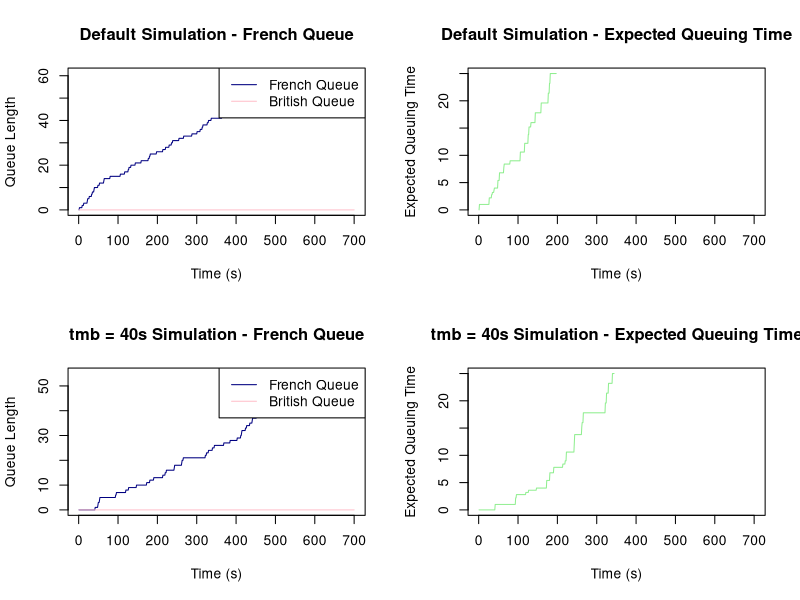

R code for this plot:
#--------------------#
#    Practical 2     #
#--------------------#

# This practical involves simulating the flow of cars through French 
# and British passport control at a French ferry terminal in the context 
# of managing queues. The simulation is designed to model a 2-hour period 
# before a ferry departure.

# Define a function, qsim, with various parameters to simulate the queue system
qsim <- function(mf,mb,a_rate,trb,trf,tmb,tmf,maxb) {
  # Initialize variables for simulation of 2 hours
  # To track the average French and British queue length at each time step
  # And to track the average expected waiting time for a car at the 
  # start of the french queue for each time step
  simulation_time <- 700
  check_in_closing_time <- 600 #Check-in closes 30 min before departure
  nf <- numeric(simulation_time)
  nb <- numeric(simulation_time)
  eq <- numeric(simulation_time)
  total_french_queue <- 0
  total_british_queue <- 0
  french_queues <- rep(0, mf)
  british_queues <- rep(0, mb)
  total_british_cars <- 0
  time <- 0
  
  # Generating a binary vector to represent car arrivals based on the given 
  # arrival rate. This is done with the help of random binomial distribution 
  # function, which will only take 0 and 1 values.
  car_arriving <- c(rbinom(check_in_closing_time, size = 1, prob = a_rate))
  # Identifying the time when a car arrives, i.e. when the above vector is 1
  arrival_time <- which(car_arriving == 1)
  # The total number of cars arriving in the time-window.
  n_cars <- length(arrival_time)
  # The processing time at a British passport station is given by a random time
  # in the uniform distribution between tmb and tmb+trb
  process_time_b <- round(runif(n_cars, min = tmb, max = tmb + trb))
  # Similarly for a French station, it is uniformly distributed between
  # tmf and tmf+trf
  # we are taking a round number because we are simulating over each second
  process_time_f <- round(runif(n_cars, min = tmf, max = tmf + trf))
  # Hence, the depart-time from French station becomes its arrival time + 
  # processing time + waiting time, which we will add later
  # Adding a wait time vector to track the waiting time
  wait_time_f <- rep(0,n_cars)
  wait_time_b <- rep(0,n_cars)
  depart_time_from_f <- arrival_time + process_time_f
  depart_time_from_b <- depart_time_from_f + process_time_b
  # Calculating the total time spent by a car in the system
  total_time_by_car <- depart_time_from_b - arrival_time
  
  # Iterating through each second in the time simulation period
  for (second in 1:simulation_time) {
    for (i in 1:n_cars) {
      # If the car arrives at this second, then it goes into the french queue
      if (second <= check_in_closing_time) {
        # We have to check if it arrived before the check-in closing time
        if (second == arrival_time[i]) {
          # The car selects the shortest queue by checking the minimum queue length
          french_queues[which.min(french_queues)] <- french_queues[which.min(french_queues)] + 1
          total_french_queue <- total_french_queue + 1 
        }
      }
    }
    
    for (i in 1:mf) {
      if (french_queues[i] > 0) {
        if (total_british_cars < maxb) {
          # Checking if a car can leave the french queue to join the British 
          # queue after it is done processing
          # There is a maximum number of cars, a British queue can hold,
          # which is given by maxb
          if (second == depart_time_from_f[i]) {
            # If the condition is satisfied, car leaves the French queue
            french_queues[i] <- french_queues[i] - 1
            total_french_queue <- total_french_queue - 1
            # and joins the british queue, again by selecting the shortest one
            british_queues[which.min(british_queues)] <- british_queues[which.min(british_queues)] + 1
            total_british_cars <- total_british_cars + 1
            total_british_queue <- total_british_queue + 1
          }
          else {
            # The depart time from f increases by 1 for every second it has to wait
            depart_time_from_f[i] <- depart_time_from_f[i] + 1
          }
        }
      }
    }
    
    # When the car is processed from a British queue, it can leave the 
    # queue for its ferry ahead
    for (i in 1:mb) {
      if (british_queues[i] > 0) {
        if (second == depart_time_from_b[i]) {
          british_queues[i] <- british_queues[i] - 1
          total_british_cars <- total_british_cars - 1
          total_british_queue <- total_british_queue - 1
        }
      }
    }
    
    # Here we store the average french queue length at each second
    nf[second] <- total_french_queue
    # And the average british queue length at each second
    nb[second] <- total_british_queue
    # We are also storing the average expected waiting time for a car at the 
    # start of the french queue for each second
    eq[second] <- mean(sapply(1:mf, function(i) sum(french_queues[1:french_queues[i]])))
  }
  
  # Return results as a list
  result <- list(nf=nf,nb=nb,eq=eq)
  return(result)
}

# Running the simulation
results <- qsim(mf=5,mb=5,a_rate=0.1,trb=40,trf=40,tmb=30,tmf=30,maxb=20)
results_tmb_40 <- qsim(mf=5,mb=5,a_rate=0.1,trb=40,trf=40,tmb=40,tmf=30,maxb = 20)
result_df <- data.frame(results)

par(mfrow = c(2, 2))

# Plot 1: French and British queue lengths for the default simulation
plot(results$nf, type = 'l', xlab = 'Time (s)', ylab = 'Queue Length', main = 'Default Simulation - French Queue', col = 'navy')
lines(results$nb, col = 'pink')
legend('topright', legend = c('French Queue', 'British Queue'), col = c('navy', 'pink'), lty = 1)

# Plot 2: Expected queuing time for the default simulation
plot(results$eq, type = 'l', xlab = 'Time (s)', ylab = 'Expected Queuing Time', main = 'Default Simulation - Expected Queuing Time', col = 'lightgreen')

# Plot 3: French and British queue lengths for the tmb set to 40 seconds simulation
plot(results_tmb_40$nf, type = 'l', xlab = 'Time (s)', ylab = 'Queue Length', main = 'tmb = 40s Simulation - French Queue', col = 'navy')
lines(results_tmb_40$nb, col = 'pink')
legend('topright', legend = c('French Queue', 'British Queue'), col = c('navy', 'pink'), lty = 1)

# Plot 4: Expected queuing time for the tmb set to 40 seconds simulation
plot(results_tmb_40$eq, type = 'l', xlab = 'Time (s)', ylab = 'Expected Queuing Time', main = 'tmb = 40s Simulation - Expected Queuing Time', col = 'lightgreen')